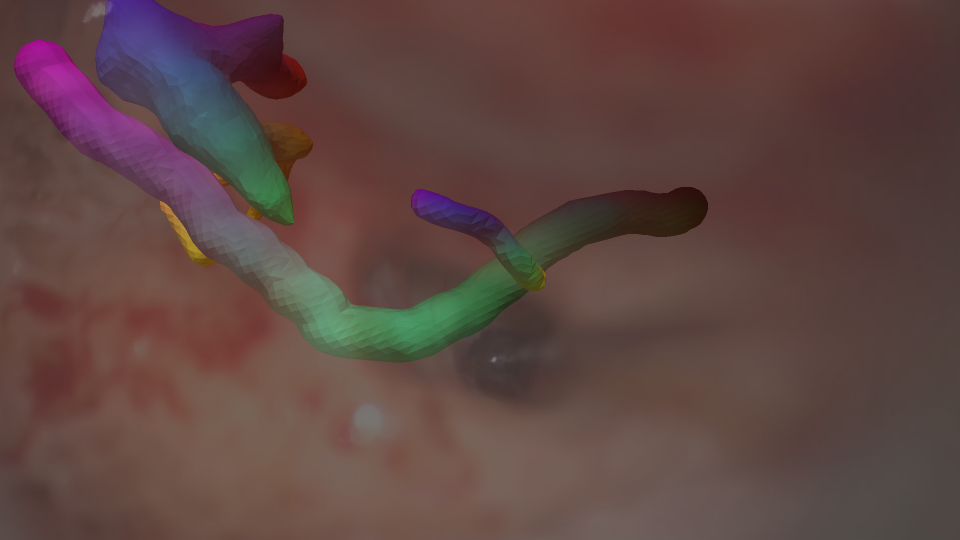
#> input picture res_plot.png, 1920 x 1080 px, found by its file name (shown at 1/2 size)
$ python test_sample.py
#> lines starting #> are read from the running program, lines starting #| are printed output that depends on the picture
from PIL import Image, ImageOps
import matplotlib.pyplot as plt
import numpy as np
import copy
import cv2


def compare_two_images():
    # They are different
    image1 = np.array(Image.open("image.png"))
    image2 = np.array(Image.open("test/data/RL_20210304_0.jpg"))
    print("hhh")

if __name__ == "__main__":

    plot = np.array(Image.open("res_plot.png"))
#> plot is the input picture: shape (1080, 1920, 3); mean R, G, B 95.2, 70.4, 66.9
    image_grey = Image.open("res_render_grey.png")
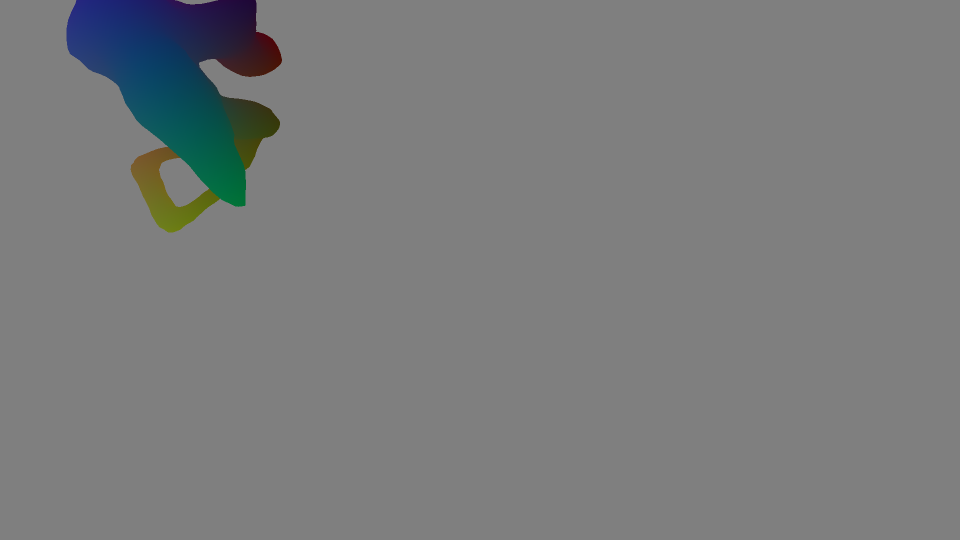
#> input picture res_render_grey.png, 1920 x 1080 px, found by its file name (shown at 1/2 size)
#> image_grey is the input picture: PIL image 1920x1080 RGB; mean R, G, B 121.9, 123.5, 124.1

    image_grey_np = np.array(image_grey)

    sought = [0,0,0]
    black  = np.count_nonzero(np.all(image_grey_np==sought,axis=2))
#> black = 0
    print(f"black: {black}")
#| black: 0

    sought = [255,255,255]
    white  = np.count_nonzero(np.all(image_grey_np==sought,axis=2))
#> white = 0
    print(f"white: {white}")
#| white: 0

    image_white = Image.open("res_render.png")
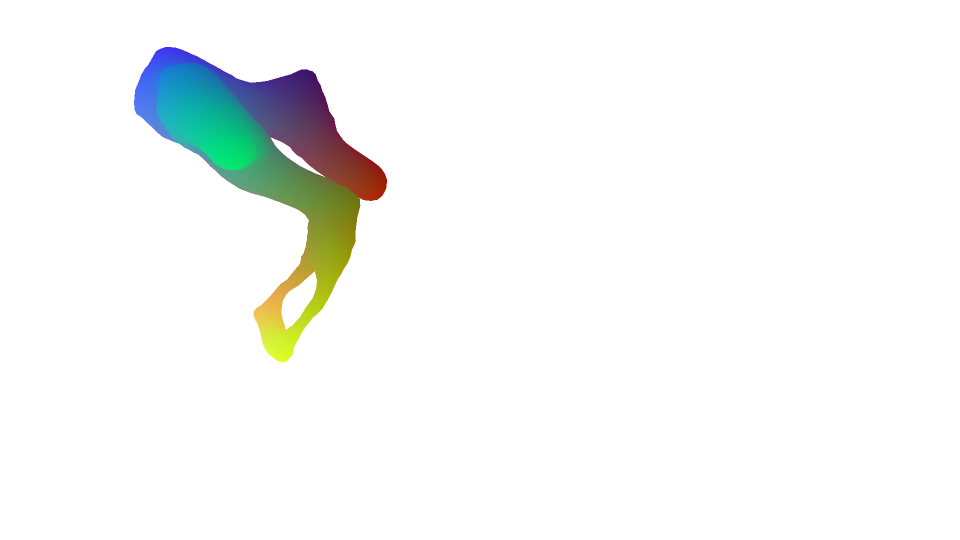
#> input picture res_render.png, 1920 x 1080 px, found by its file name (shown at 1/2 size)
#> image_white is the input picture: PIL image 1920x1080 RGB; mean R, G, B 245.7, 247.8, 246.5

    pixels = [i for i in image_white.getdata()]
#> pixels = 2073600 items
    assert not (0, 0, 0) in pixels, "(0, 0, 0) in pixels"

    image_white_bg = np.array(image_white)

    image_black_bg = copy.deepcopy(image_white_bg)

    image_black_bg[np.where((image_black_bg[...,0] == 255) & (image_black_bg[...,1] == 255) & (image_black_bg[...,2] == 255))] = [0,0,0]
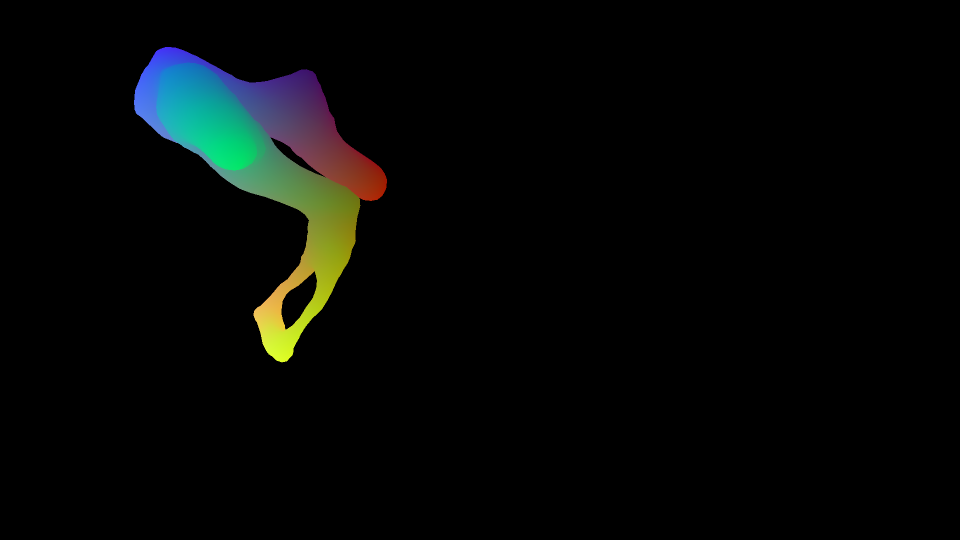
#> image_black_bg: shape (1080, 1920, 3) (shown at 1/2 size); mean R, G, B 5.2, 7.3, 6

    image_black = Image.fromarray(image_black_bg)

    pixels = [i for i in image_black.getdata()]
    assert not (255, 255, 255) in pixels, "(255, 255, 255) in pixels"

    frame = Image.open("image.png")
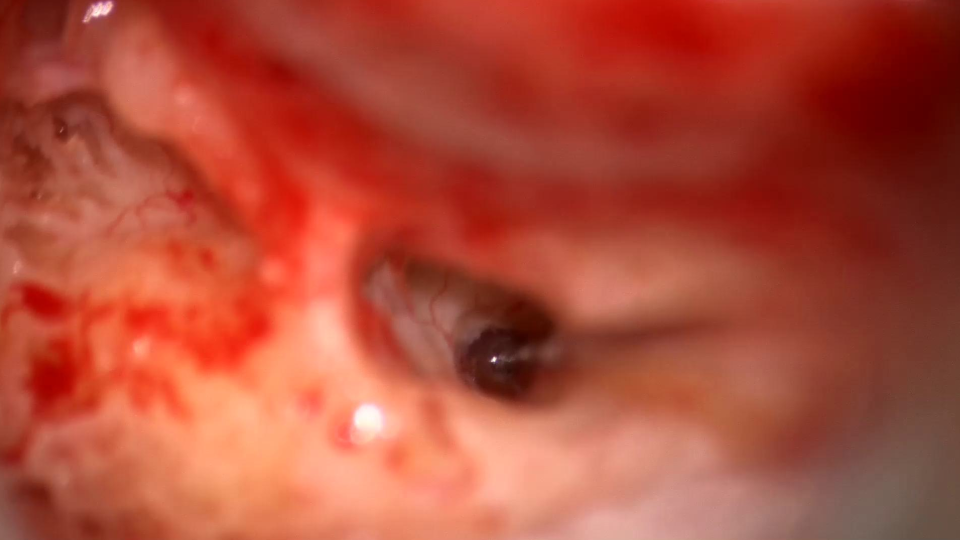
#> input picture image.png, 1920 x 1080 px, found by its file name (shown at 1/2 size)
#> frame is the input picture: PIL image 1920x1080 RGB; mean R, G, B 175.9, 75.5, 56.7

    frame_np = np.array(frame)

    extent = 0, plot.shape[1], plot.shape[0], 0
#> extent = (0, 1920, 1080, 0)

    plt.subplot(221)
    plt.imshow(frame_np, alpha=1, extent=extent, origin="upper")

    plt.subplot(222)
    im1 = plt.imshow(plot, extent=extent, origin="upper")
    im2 = plt.imshow(image_white_bg, alpha=0.5, extent=extent, origin="upper")

    plt.subplot(223)
    plt.imshow(image_white_bg, alpha=1, extent=extent, origin="upper")

    plt.subplot(224)
    plt.imshow(image_black_bg, alpha=1, extent=extent, origin="upper")
    plt.show()

    print('hhh')

    # [54 lines of commented-out code are left out]
